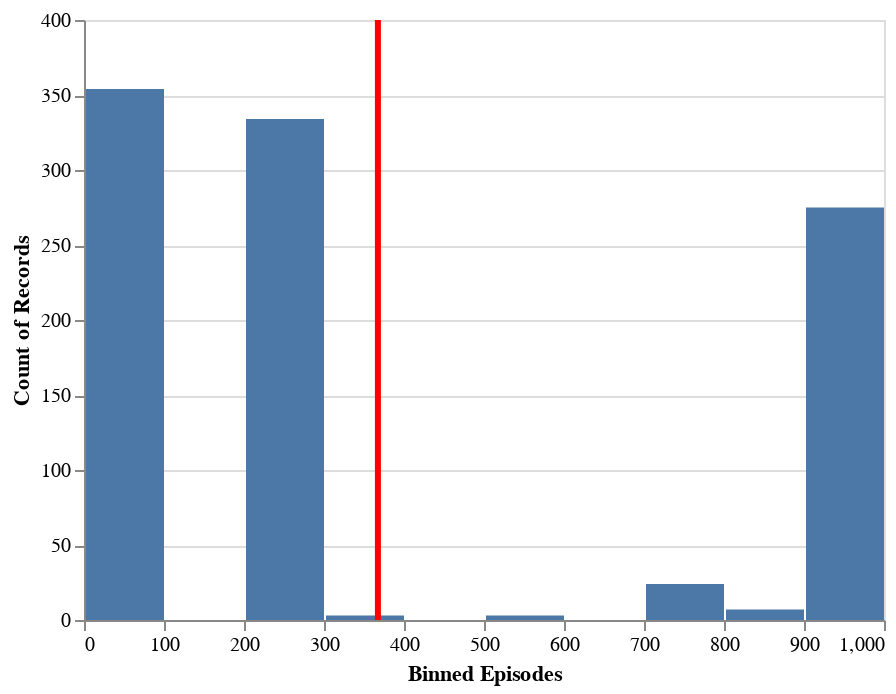

Write notebook code for a chart like this one.
### Markdown cell above
Well, it isn't really helpful because we need to see the episodes too.

We are going to use altair to get interactive plots

### Code cell
bar = alt.Chart(df).mark_bar().encode(
    alt.X("episodes", bin=True, title="Binned Episodes"),
    alt.Y("count(episodes)"),
#     alt.Color("count(episodes)", scale=alt.Scale(scheme="oranges"))
)

rule = alt.Chart(df).mark_rule(color='red').encode(
    x='mean(episodes)',
    size=alt.value(3)
)
#bar
bar + rule

### Figure 1 — Vega-Lite specification as saved in the notebook (floating-point values rounded to 4 significant figures; data arrays with more than 128 entries replaced by an {"elided": "..."} marker saying what was removed)
{"$schema": "https://vega.github.io/schema/vega-lite/v2.6.0.json", "config": {"view": {"height": 300, "width": 400}}, "datasets": {"data-05862166270760960cb395e375ae4ae0": {"elided": "1000 records"}}, "layer": [{"data": {"name": "data-05862166270760960cb395e375ae4ae0"}, "encoding": {"x": {"bin": true, "field": "episodes", "title": "Binned Episodes", "type": "quantitative"}, "y": {"aggregate": "count", "field": "episodes", "type": "quantitative"}}, "mark": "bar"}, {"data": {"name": "data-05862166270760960cb395e375ae4ae0"}, "encoding": {"size": {"value": 3}, "x": {"aggregate": "mean", "field": "episodes", "type": "quantitative"}}, "mark": {"color": "red", "type": "rule"}}]}
